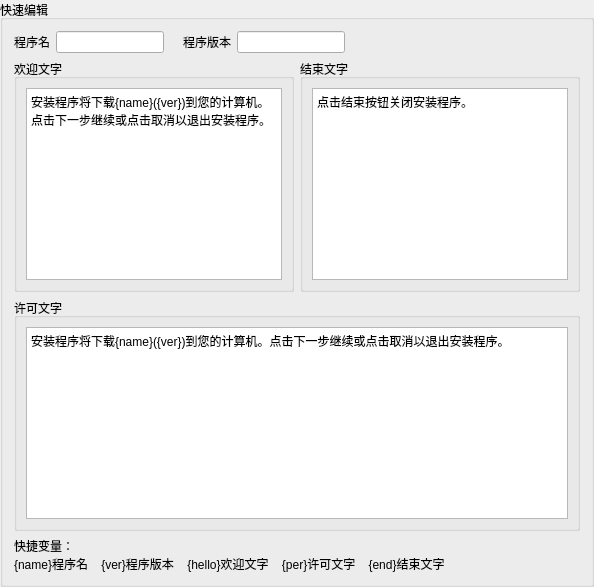
       <widget class="QGroupBox" name="groupBox_3">
        <property name="sizePolicy">
         <sizepolicy hsizetype="Preferred" vsizetype="Preferred">
          <horstretch>5</horstretch>
          <verstretch>0</verstretch>
         </sizepolicy>
        </property>
        <property name="title">
         <string>快速编辑</string>
        </property>
        <layout class="QGridLayout" name="gridLayout_5">
         <item row="0" column="4">
          <widget class="QLineEdit" name="exeVerLineEdit">
           <property name="sizePolicy">
            <sizepolicy hsizetype="Preferred" vsizetype="Fixed">
             <horstretch>0</horstretch>
             <verstretch>0</verstretch>
            </sizepolicy>
           </property>
          </widget>
         </item>
         <item row="0" column="1">
          <widget class="QLineEdit" name="exeNameLineEdit">
           <property name="sizePolicy">
            <sizepolicy hsizetype="Preferred" vsizetype="Fixed">
             <horstretch>0</horstretch>
             <verstretch>0</verstretch>
            </sizepolicy>
           </property>
          </widget>
         </item>
         <item row="0" column="2">
          <widget class="QLabel" name="label_7">
           <property name="text">
            <string/>
           </property>
          </widget>
         </item>
         <item row="0" column="3">
          <widget class="QLabel" name="label_11">
           <property name="sizePolicy">
            <sizepolicy hsizetype="Preferred" vsizetype="Preferred">
             <horstretch>0</horstretch>
             <verstretch>0</verstretch>
            </sizepolicy>
           </property>
           <property name="text">
            <string>程序版本</string>
           </property>
          </widget>
         </item>
         <item row="0" column="0">
          <widget class="QLabel" name="label_10">
           <property name="sizePolicy">
            <sizepolicy hsizetype="Preferred" vsizetype="Preferred">
             <horstretch>0</horstretch>
             <verstretch>0</verstretch>
            </sizepolicy>
           </property>
           <property name="text">
            <string>程序名</string>
           </property>
          </widget>
         </item>
         <item row="0" column="5">
          <spacer name="horizontalSpacer_2">
           <property name="orientation">
            <enum>Qt::Horizontal</enum>
           </property>
           <property name="sizeHint" stdset="0">
            <size>
             <width>40</width>
             <height>20</height>
            </size>
           </property>
          </spacer>
         </item>
         <item row="1" column="0" colspan="6">
          <layout class="QGridLayout" name="gridLayout_6">
           <item row="0" column="1">
            <widget class="QGroupBox" name="groupBox_5">
             <property name="title">
              <string>结束文字</string>
             </property>
             <layout class="QHBoxLayout" name="horizontalLayout_2">
              <item>
               <widget class="QTextEdit" name="endTextEdit">
                <property name="html">
                 <string>&lt;!DOCTYPE HTML PUBLIC &quot;-//W3C//DTD HTML 4.0//EN&quot; &quot;http://www.w3.org/TR/REC-html40/strict.dtd&quot;&gt;
&lt;html&gt;&lt;head&gt;&lt;meta name=&quot;qrichtext&quot; content=&quot;1&quot; /&gt;&lt;style type=&quot;text/css&quot;&gt;
p, li { white-space: pre-wrap; }
&lt;/style&gt;&lt;/head&gt;&lt;body style=&quot; font-family:'Microsoft YaHei UI'; font-size:9pt; font-weight:400; font-style:normal;&quot;&gt;
&lt;p style=&quot; margin-top:0px; margin-bottom:0px; margin-left:0px; margin-right:0px; -qt-block-indent:0; text-indent:0px;&quot;&gt;点击结束按钮关闭安装程序。&lt;/p&gt;&lt;/body&gt;&lt;/html&gt;</string>
                </property>
               </widget>
              </item>
             </layout>
            </widget>
           </item>
           <item row="1" column="0" colspan="2">
            <widget class="QGroupBox" name="groupBox_6">
             <property name="title">
              <string>许可文字</string>
             </property>
             <layout class="QHBoxLayout" name="horizontalLayout_3">
              <item>
               <widget class="QPlainTextEdit" name="permissionTextEdit">
                <property name="plainText">
                 <string>安装程序将下载{name}({ver})到您的计算机。点击下一步继续或点击取消以退出安装程序。</string>
                </property>
               </widget>
              </item>
             </layout>
            </widget>
           </item>
           <item row="0" column="0">
            <widget class="QGroupBox" name="groupBox_4">
             <property name="title">
              <string>欢迎文字</string>
             </property>
             <layout class="QHBoxLayout" name="horizontalLayout">
              <item>
               <widget class="QTextEdit" name="helloTextEdit">
                <property name="html">
                 <string>&lt;!DOCTYPE HTML PUBLIC &quot;-//W3C//DTD HTML 4.0//EN&quot; &quot;http://www.w3.org/TR/REC-html40/strict.dtd&quot;&gt;
&lt;html&gt;&lt;head&gt;&lt;meta name=&quot;qrichtext&quot; content=&quot;1&quot; /&gt;&lt;style type=&quot;text/css&quot;&gt;
p, li { white-space: pre-wrap; }
&lt;/style&gt;&lt;/head&gt;&lt;body style=&quot; font-family:'Microsoft YaHei UI'; font-size:9pt; font-weight:400; font-style:normal;&quot;&gt;
&lt;p style=&quot; margin-top:0px; margin-bottom:0px; margin-left:0px; margin-right:0px; -qt-block-indent:0; text-indent:0px;&quot;&gt;安装程序将下载{name}({ver})到您的计算机。点击下一步继续或点击取消以退出安装程序。&lt;/p&gt;&lt;/body&gt;&lt;/html&gt;</string>
                </property>
               </widget>
              </item>
             </layout>
            </widget>
           </item>
          </layout>
         </item>
         <item row="2" column="0" colspan="6">
          <widget class="QLabel" name="label_9">
           <property name="text">
            <string>快捷变量：
{name}程序名    {ver}程序版本    {hello}欢迎文字    {per}许可文字    {end}结束文字</string>
           </property>
           <property name="wordWrap">
            <bool>true</bool>
           </property>
          </widget>
         </item>
        </layout>
       </widget>
